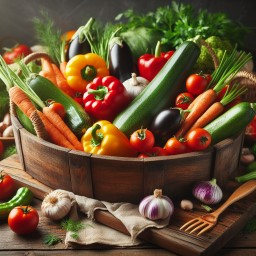
#> input picture image/yasai256.jpg, 256 x 256 px, found by its file name
$ python diff_filter2.py
#> lines starting #> are read from the running program, lines starting #| are printed output that depends on the picture
import cv2
import numpy as np
import matplotlib.pyplot as plt
import numpy.linalg as la
from scipy import sparse
from scipy.sparse import csr_matrix, coo_matrix

# 長方形を含む四角形の画像の読み込み
X = cv2.imread("image/yasai256.jpg")
#> X is the input picture: shape (256, 256, 3); mean B, G, R 52.9, 81.6, 105.9
X = cv2.cvtColor(X, cv2.COLOR_BGR2RGB)
grayX = cv2.cvtColor(X, cv2.COLOR_RGB2GRAY) / 255
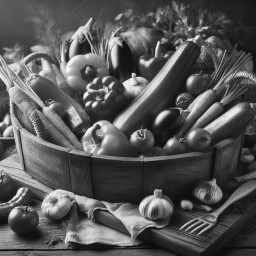
#> grayX: shape (256, 256) float64; min 0.0196, max 0.988, mean 0.336

# 画像サイズを求める
y, x = grayX.shape
#> y = 256; x = 256

# 1.周期シフトして差分を求める
grayX_v = abs(grayX[np.roll(np.arange(y), -1), :] - grayX) # 縦方向に周期シフト - 自分
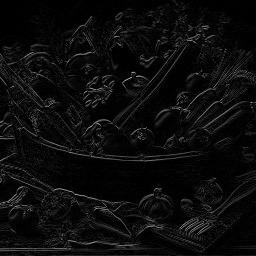
#> grayX_v: shape (256, 256) float64; min 0, max 0.624, mean 0.0486
grayX_h = abs(grayX[:, np.roll(np.arange(x), -1)] - grayX) # 横方向に周期シフト - 自分
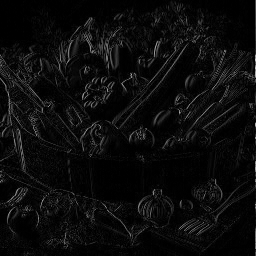
#> grayX_h: shape (256, 256) float64; min 0, max 0.82, mean 0.0465
grayX_ = grayX_v + grayX_h # 縦横
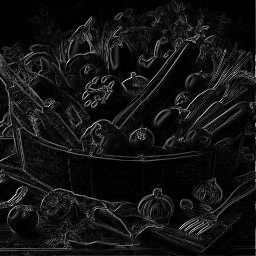
#> grayX_: shape (256, 256) float64; min 0, max 1.19, mean 0.0951; drawn with min black and max white

# 2.線形代数を使って差分を求める
D0_v = -np.eye(y) + np.roll(np.eye(y), -1, axis = 0)
D0_h = -np.eye(x) + np.roll(np.eye(x), -1, axis = 0)
print(D0_v)
#> (printed output is left out)
print(D0_h)
#> (printed output is left out)

# クロネッカー積を使ってフィルタ係数を求める
Dv = sparse.kron(coo_matrix(np.eye(x)), coo_matrix(D0_v)).tocsr() # 単位行列 ⊗ D0_v
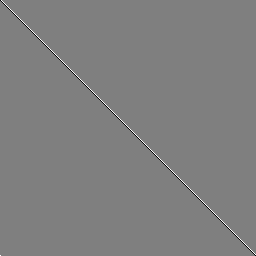
#> D0_v: shape (256, 256) float64; min -1, max 1, mean 0; drawn with min black and max white
Dh = sparse.kron(coo_matrix(D0_h), coo_matrix(np.eye(y))).tocsr() # 単位行列 ⊗ D0_h
print(Dv)
#> (printed output is left out)
print()
print(Dh)
#> (printed output is left out)

# 画像データ(2次元配列)から行方向に取り出して
# (y×x)行1列のベクトルデータに変換
grayX_vec = grayX.reshape(y * x, 1, order = 'F')

# エッジ強度(検出)の計算
grayX_dv = abs(Dv @ grayX_vec) # 縦
grayX_dh = abs(Dh @ grayX_vec) # 横

# 画像データ(2次元配列)に戻す
grayX_dv_ = grayX_dv.reshape(grayX.shape, order = 'F')
grayX_dh_ = grayX_dh.reshape(grayX.shape, order = 'F')
grayX_d_ = grayX_dv_ + grayX_dh_

# 1、2 の誤差を表示
print(la.norm(grayX_v - grayX_dv_))
#| 0.0
print(la.norm(grayX_h - grayX_dh_))
#| 0.0
print(la.norm(grayX_ - grayX_d_))
#| 0.0

# [25 lines of commented-out code are left out]
Y = grayX_d_.reshape(-1, 1, order = 'F')
plt.hist(Y, 256, [0, 1])
plt.title('histogram of vertical and horizontal edge')
plt.show()
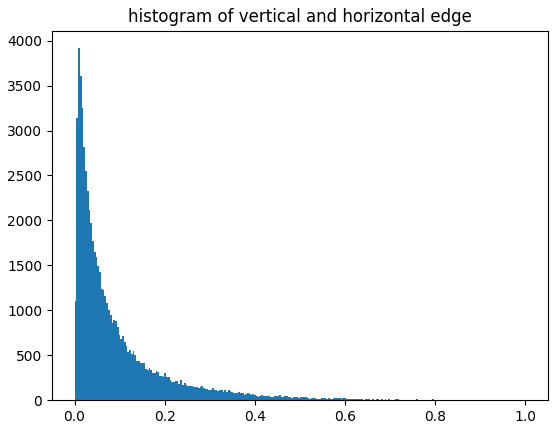
#> figure drawn by matplotlib, 1 panel; tallest bar 3916 high, from x = 0.00781 to 0.0117
